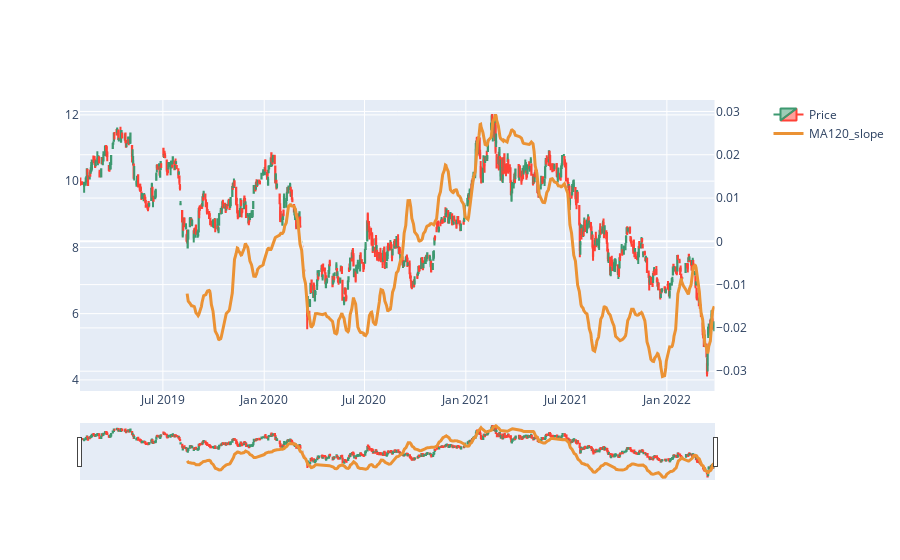

Notebook code cell kept with this figure:
### Code cell
import plotly.graph_objects as go
from plotly.subplots import make_subplots

def price_compare(df,col1):
    trace1 = go.Candlestick(x=data.index,
                    open=df['Open'],
                    high=df['High'],
                    low=df['Low'],
                    close=df['Close'], yaxis='y1',
                    name="Price")

    trace2 = go.Line(x=df['date'], y=df[col1],yaxis='y2',line = dict(color='#eb9234', width=3),name=col1)
    fig = make_subplots(specs=[[{"secondary_y": True}]])
    fig.add_trace(trace1)
    fig.add_trace(trace2)
    fig.show()
price_compare(data,'MA120_slope')

### Figure 1 — Plotly figure (JSON) as saved in the notebook; plotly's stock layout.template omitted (floating-point values rounded to 4 significant figures; data arrays with more than 128 entries replaced by an {"elided": "..."} marker saying what was removed)
{"data": [{"close": {"elided": "777 float values"}, "high": {"elided": "777 float values"}, "low": {"elided": "777 float values"}, "name": "Price", "open": {"elided": "777 float values"}, "type": "candlestick", "x": {"elided": "777 str values"}, "yaxis": "y"}, {"line": {"color": "#eb9234", "width": 3}, "name": "MA120_slope", "type": "scatter", "x": {"elided": "777 str values"}, "y": {"elided": "777 float values"}, "yaxis": "y2"}], "layout": {"xaxis": {"anchor": "y", "domain": [0, 0.94]}, "yaxis": {"anchor": "x", "domain": [0, 1]}, "yaxis2": {"anchor": "x", "overlaying": "y", "side": "right"}}}
